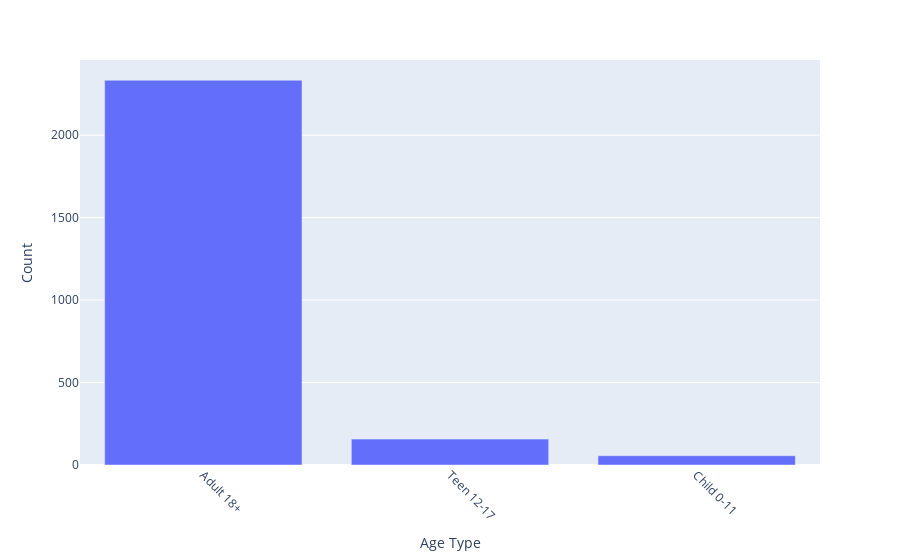

The notebook cell saved with this chart:
### Code cell
# Identify what particular ages are particularly engaged in these types of situations.
age_types = {k: v for k, v in sorted(age_types.items(), key=lambda item: -item[1])}
age_df = pd.DataFrame(age_types.items(), columns = ['Age Type', 'Count'])
fig = px.bar(age_df, x='Age Type', y='Count')
fig.update_layout(xaxis_tickangle=45)
fig.show()

### Figure 1 — Plotly figure (JSON) as saved in the notebook; plotly's stock layout.template omitted (floating-point values rounded to 4 significant figures)
{"data": [{"alignmentgroup": "True", "hovertemplate": "Age Type=%{x}<br>Count=%{y}<extra></extra>", "legendgroup": "", "marker": {"color": "#636efa", "pattern": {"shape": ""}}, "name": "", "offsetgroup": "", "orientation": "v", "showlegend": false, "textposition": "auto", "type": "bar", "x": ["Adult 18+", "Teen 12-17", "Child 0-11"], "xaxis": "x", "y": [2333, 157, 56], "yaxis": "y"}], "layout": {"barmode": "relative", "legend": {"tracegroupgap": 0}, "margin": {"t": 60}, "xaxis": {"anchor": "y", "domain": [0, 1], "tickangle": 45, "title": {"text": "Age Type"}}, "yaxis": {"anchor": "x", "domain": [0, 1], "title": {"text": "Count"}}}}
